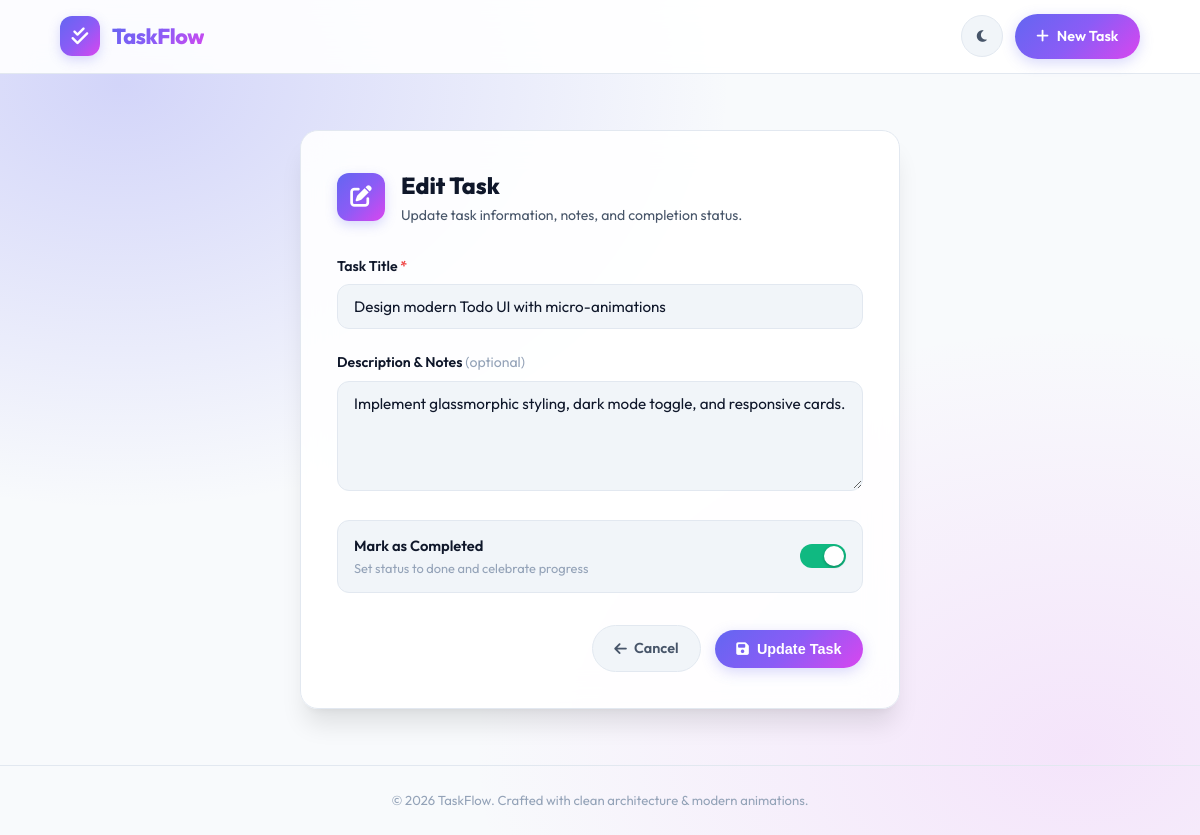
Page /edit/1/ on the committed database.
### todo/models.py (models this page shows, shortened)
class TaskModel(models.Model):
    title = models.CharField(max_length=200)
    description = models.TextField(blank=True, default='')
    complated = models.BooleanField(default=False)
    created_at = models.DateTimeField(auto_now_add=True)
    updated_at = models.DateTimeField(auto_now=True)
    class Meta:
        ordering = ['-created_at']
    @property
    def completed(self):
        return self.complated

### todo/views.py (the view, shortened to what this page needs)
# urls.py: path('edit/<int:task_id>/', views.task_edit, name = 'task_edit'),
def task_edit(request, task_id):
    task = get_object_or_404(TaskModel, pk=task_id)
    return render(request, 'todo/task_form.html', {
        'task': task,
        'action': 'edit',
    })

### todo/templates/todo/task_form.html (shortened to what this page needs)
{% extends 'todo/base.html' %}
{% block content %}
<div class="form-card-container">
  <div class="form-card">
    <div class="form-header">
      <div class="form-header-icon">
        {% if action == 'edit' %}
          <i class="fa-solid fa-pen-to-square"></i>
        {% else %}
          <i class="fa-solid fa-plus"></i>
        {% endif %}
      </div>
      <div>
        <h2>{% if action == 'edit' %}Edit Task{% else %}Create New Task{% endif %}</h2>
        <p>{% if action == 'edit' %}Update task information, notes, and completion status.{% else %}Organize your workflow by adding a new task to your list.{% endif %}</p>
      </div>
    </div>
    <form method="POST" novalidate>
      <div class="form-group">
        <label for="id_title" class="form-label">
          Task Title <span style="color: var(--danger-500);">*</span>
        </label>
        <input
          type="text"
          id="id_title"
          name="title"
          class="form-control-custom"
          placeholder="e.g. Design high-fidelity landing page..."
          value="{% if task %}{{ task.title }}{% else %}{{ title|default:'' }}{% endif %}"
          required
          autofocus
        >
      </div>
      <div class="form-group">
        <label for="id_description" class="form-label">
          Description & Notes <span style="font-weight: 400; color: var(--text-muted);">(optional)</span>
        </label>
        <textarea
          id="id_description"
          name="description"
          class="form-control-custom"
          placeholder="Provide context, acceptance criteria, or key reminders..."
        >{% if task %}{{ task.description }}{% else %}{{ description|default:'' }}{% endif %}</textarea>
      </div>
      {% if action == 'edit' %}
      <div class="form-group">
        <label class="switch-label-wrapper" for="id_complated">
          <div class="switch-text">
            <span class="title">Mark as Completed</span>
            <span class="subtitle">Set status to done and celebrate progress</span>
          </div>
          <input
            type="checkbox"
            name="complated"
            id="id_complated"
            class="switch-input"
            {% if task.complated %}checked{% endif %}
          >
        </label>
      </div>
      {% endif %}
      <div class="form-actions">
        <a href="{% url 'todo:task_list' %}" class="btn-secondary-custom">
          <i class="fa-solid fa-arrow-left"></i> Cancel
        </a>
        <button type="submit" class="btn-primary-gradient">
          <i class="fa-solid fa-floppy-disk"></i>
          <span>{% if action == 'edit' %}Update Task{% else %}Create Task{% endif %}</span>
        </button>
      </div>
    </form>
  </div>
</div>
{% endblock %}

### rows in the picture
TaskModel: title "Design modern Todo UI with micro-animations", description "Implement glassmorphic styling, dark mode toggle, and responsive cards.", complated "☑"
